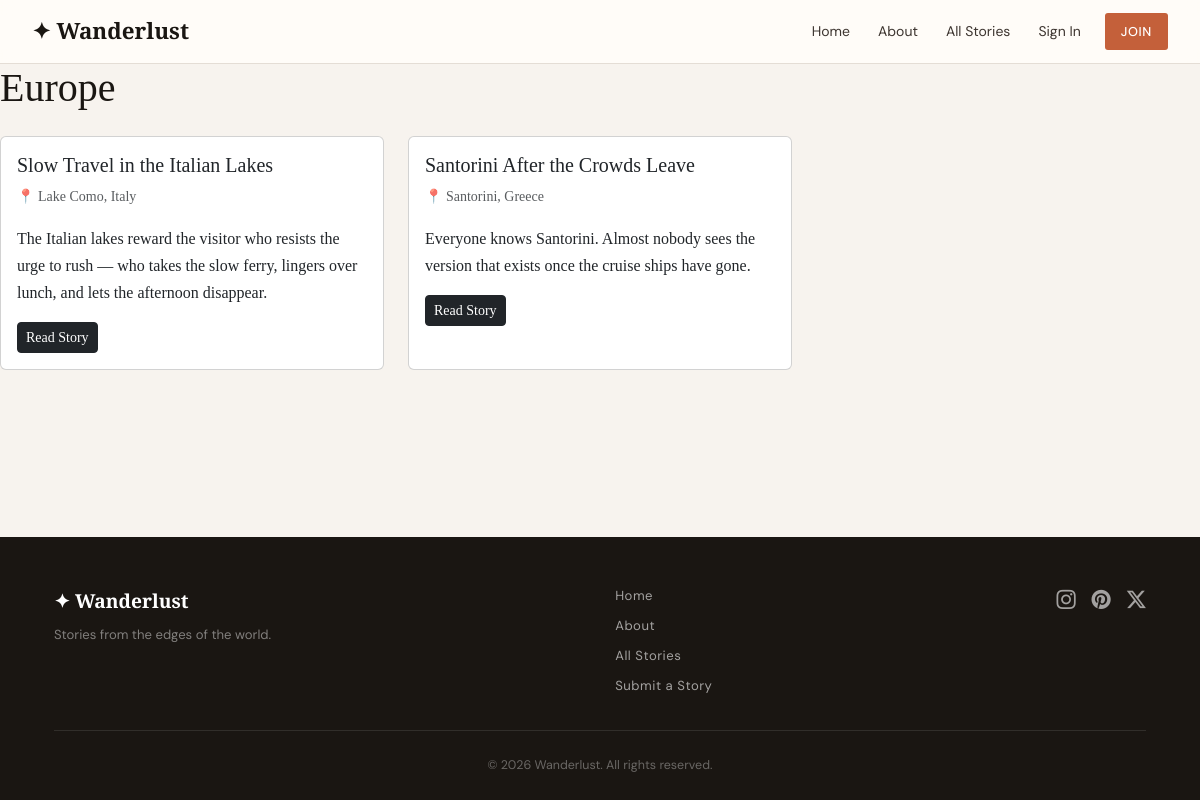
Page /category/europe/ on the committed database.
### blog/models.py (models this page shows, shortened)
class Category(models.Model):
    name = models.CharField(max_length=100, unique=True)
    slug = models.SlugField(max_length=100, unique=True, blank=True)
    class Meta:
        verbose_name_plural = 'categories'

class Post(models.Model):
    STATUS_DRAFT = 'draft'
    STATUS_PUBLISHED = 'published'
    STATUS_CHOICES = [
        (STATUS_DRAFT, 'Draft'),
        (STATUS_PUBLISHED, 'Published'),
    ]
    title = models.CharField(max_length=200)
    slug = models.SlugField(max_length=200, unique=True, blank=True)
    author = models.ForeignKey(User, on_delete=models.CASCADE, related_name='posts')
    category = models.ForeignKey(Category, on_delete=models.SET_NULL, null=True, blank=True, related_name='posts')
    destination = models.CharField(max_length=100)
    excerpt = models.TextField(max_length=300)
    content = models.TextField()
    status = models.CharField(max_length=10, choices=STATUS_CHOICES, default=STATUS_DRAFT)
    created_at = models.DateTimeField(auto_now_add=True)
    featured = models.BooleanField(default=False)
    cover_image = models.URLField(blank=True)
    view_count = models.PositiveIntegerField(default=0)
    class Meta:
        ordering = ['-created_at']
    def get_absolute_url(self):
        return reverse('blog:post_detail', kwargs={'slug': self.slug})

### blog/views.py (the view)
# urls.py: path('category/<slug:slug>/', views.category_detail, name='category_detail'),
def category_detail(request, slug):
    category = get_object_or_404(Category, slug=slug)
    posts = Post.objects.filter(status=Post.STATUS_PUBLISHED, category=category)
    context = {
        'category': category,
        'posts': posts,
    }
    return render(request, 'blog/category_detail.html', context)

### templates/blog/category_detail.html
{% extends 'base.html' %} {% block title %}{{ category.name }} —Wanderlust{%endblock %}
{% block content %}
<h1 class="mb-4">{{ category.name }}</h1>
{% if posts %}
<div class="row">
    {% for post in posts %}
    <div class="col-md-4 mb-4">
        <div class="card h-100">
            <div class="card-body">
                <h5 class="card-title">{{ post.title }}</h5>
                <p class="text-muted small">📍 {{ post.destination }}</p>
                <p class="card-text">{{ post.excerpt }}</p>
                <a
                    href="{{ post.get_absolute_url }}"
                    class="btn btn-dark btn-sm"
                    >Read Story</a
                >
            </div>
        </div>
    </div>
    {% endfor %}
</div>
{% else %}
<p>No stories in this category yet.</p>
{% endif %} {% endblock %}

### static/css/main.css (style rules this page uses)
:root { --ink: #1a1612; --ink-soft: #3d3530; --parchment: #f7f3ee; --cream: #fffcf8; --terra: #c4603a; --terra-dk: #a04e2e; --muted: #9b9189; --line: #e4ddd5; --white: #ffffff; --font-display: "Playfair Display", Georgia, serif; --font-body: "Source Serif 4", Georgia, serif; --font-ui: "DM Sans", system-ui, sans-serif; --nav-h: 64px; --shadow: 0 2px 20px rgba(26, 22, 18, 0.1); --shadow-hover: 0 8px 40px rgba(26, 22, 18, 0.18); }
*, *::before, *::after { box-sizing: border-box; margin: 0; padding: 0; }
html { scroll-behavior: smooth; }
body { background: var(--parchment); color: var(--ink); font-family: var(--font-body); font-size: 1rem; line-height: 1.7; min-height: 100vh; display: flex; flex-direction: column; }
a { color: inherit; text-decoration: none; }
h1, h2, h3, h4 { font-family: var(--font-display); line-height: 1.2; color: var(--ink); }

### rows in the picture
Category: name "Europe"
Post: title "Slow Travel in the Italian Lakes", destination "Lake Como, Italy", excerpt "The Italian lakes reward the visitor who resists the urge to rush — who takes the slow ferry, lingers over lunch, and lets the afternoon disappear."
Post: title "Santorini After the Crowds Leave", destination "Santorini, Greece", excerpt "Everyone knows Santorini. Almost nobody sees the version that exists once the cruise ships have gone."
